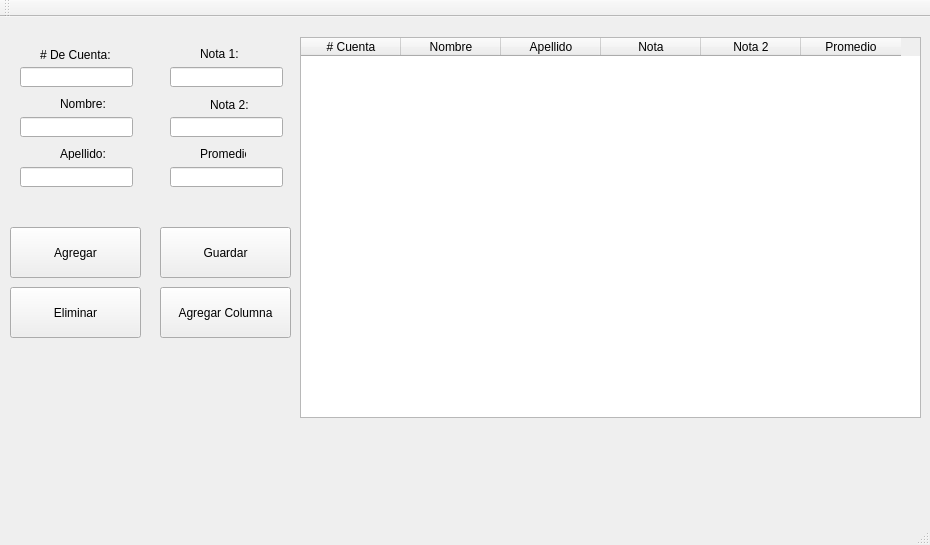
<?xml version="1.0" encoding="UTF-8"?>
<ui version="4.0">
 <class>MainWindow</class>
 <widget class="QMainWindow" name="MainWindow">
  <property name="geometry">
   <rect>
    <x>0</x>
    <y>0</y>
    <width>930</width>
    <height>545</height>
   </rect>
  </property>
  <property name="windowTitle">
   <string>MainWindow</string>
  </property>
  <widget class="QWidget" name="centralWidget">
   <widget class="QTableWidget" name="twTable">
    <property name="geometry">
     <rect>
      <x>300</x>
      <y>20</y>
      <width>621</width>
      <height>381</height>
     </rect>
    </property>
    <property name="toolTip">
     <string>&lt;html&gt;&lt;head/&gt;&lt;body&gt;&lt;p&gt;click en el titulo para ordenarlo&lt;/p&gt;&lt;/body&gt;&lt;/html&gt;</string>
    </property>
    <column>
     <property name="text">
      <string># Cuenta</string>
     </property>
     <property name="whatsThis">
      <string/>
     </property>
    </column>
    <column>
     <property name="text">
      <string>Nombre</string>
     </property>
    </column>
    <column>
     <property name="text">
      <string>Apellido</string>
     </property>
    </column>
    <column>
     <property name="text">
      <string>Nota</string>
     </property>
    </column>
    <column>
     <property name="text">
      <string>Nota 2</string>
     </property>
    </column>
    <column>
     <property name="text">
      <string>Promedio</string>
     </property>
    </column>
   </widget>
   <widget class="QPushButton" name="bAddRow">
    <property name="geometry">
     <rect>
      <x>10</x>
      <y>210</y>
      <width>131</width>
      <height>51</height>
     </rect>
    </property>
    <property name="text">
     <string>Agregar</string>
    </property>
    <property name="icon">
     <iconset resource="Iconos.qrc">
      <normaloff>:/new/icons/Resources/add</normaloff>:/new/icons/Resources/add</iconset>
    </property>
   </widget>
   <widget class="QPushButton" name="bDeleteRow">
    <property name="geometry">
     <rect>
      <x>10</x>
      <y>270</y>
      <width>131</width>
      <height>51</height>
     </rect>
    </property>
    <property name="text">
     <string>Eliminar</string>
    </property>
    <property name="icon">
     <iconset resource="Iconos.qrc">
      <normaloff>:/new/icons/Resources/delete</normaloff>:/new/icons/Resources/delete</iconset>
    </property>
   </widget>
   <widget class="QPushButton" name="bSaveData">
    <property name="geometry">
     <rect>
      <x>160</x>
      <y>210</y>
      <width>131</width>
      <height>51</height>
     </rect>
    </property>
    <property name="text">
     <string>Guardar</string>
    </property>
    <property name="icon">
     <iconset resource="Iconos.qrc">
      <normaloff>:/new/icons/Resources/save</normaloff>:/new/icons/Resources/save</iconset>
    </property>
   </widget>
   <widget class="QLineEdit" name="leNumeraCuenta">
    <property name="geometry">
     <rect>
      <x>20</x>
      <y>50</y>
      <width>113</width>
      <height>20</height>
     </rect>
    </property>
    <property name="alignment">
     <set>Qt::AlignCenter</set>
    </property>
   </widget>
   <widget class="QLineEdit" name="leNombre">
    <property name="geometry">
     <rect>
      <x>20</x>
      <y>100</y>
      <width>113</width>
      <height>20</height>
     </rect>
    </property>
    <property name="alignment">
     <set>Qt::AlignCenter</set>
    </property>
   </widget>
   <widget class="QLineEdit" name="leApellido">
    <property name="geometry">
     <rect>
      <x>20</x>
      <y>150</y>
      <width>113</width>
      <height>20</height>
     </rect>
    </property>
    <property name="alignment">
     <set>Qt::AlignCenter</set>
    </property>
   </widget>
   <widget class="QLabel" name="lblNumeroCuenta">
    <property name="geometry">
     <rect>
      <x>40</x>
      <y>30</y>
      <width>71</width>
      <height>16</height>
     </rect>
    </property>
    <property name="text">
     <string># De Cuenta:</string>
    </property>
   </widget>
   <widget class="QLabel" name="lblNombre">
    <property name="geometry">
     <rect>
      <x>60</x>
      <y>80</y>
      <width>46</width>
      <height>13</height>
     </rect>
    </property>
    <property name="text">
     <string>Nombre:</string>
    </property>
   </widget>
   <widget class="QLabel" name="lblApellido">
    <property name="geometry">
     <rect>
      <x>60</x>
      <y>130</y>
      <width>46</width>
      <height>13</height>
     </rect>
    </property>
    <property name="text">
     <string>Apellido:</string>
    </property>
   </widget>
   <widget class="QPushButton" name="bAddColumna">
    <property name="geometry">
     <rect>
      <x>160</x>
      <y>270</y>
      <width>131</width>
      <height>51</height>
     </rect>
    </property>
    <property name="text">
     <string>Agregar Columna</string>
    </property>
    <property name="icon">
     <iconset resource="Iconos.qrc">
      <normaloff>:/new/icons/Resources/add</normaloff>:/new/icons/Resources/add</iconset>
    </property>
   </widget>
   <widget class="QLineEdit" name="leNota2">
    <property name="geometry">
     <rect>
      <x>170</x>
      <y>100</y>
      <width>113</width>
      <height>20</height>
     </rect>
    </property>
    <property name="alignment">
     <set>Qt::AlignCenter</set>
    </property>
   </widget>
   <widget class="QLineEdit" name="leNota1">
    <property name="geometry">
     <rect>
      <x>170</x>
      <y>50</y>
      <width>113</width>
      <height>20</height>
     </rect>
    </property>
    <property name="alignment">
     <set>Qt::AlignCenter</set>
    </property>
   </widget>
   <widget class="QLabel" name="lblNota1">
    <property name="geometry">
     <rect>
      <x>200</x>
      <y>30</y>
      <width>46</width>
      <height>13</height>
     </rect>
    </property>
    <property name="text">
     <string>Nota 1:</string>
    </property>
   </widget>
   <widget class="QLabel" name="lblNota2">
    <property name="geometry">
     <rect>
      <x>210</x>
      <y>80</y>
      <width>51</width>
      <height>16</height>
     </rect>
    </property>
    <property name="text">
     <string>Nota 2:</string>
    </property>
   </widget>
   <widget class="QLabel" name="lblPromedio">
    <property name="geometry">
     <rect>
      <x>200</x>
      <y>130</y>
      <width>46</width>
      <height>13</height>
     </rect>
    </property>
    <property name="text">
     <string>Promedio: </string>
    </property>
   </widget>
   <widget class="QLineEdit" name="lePromedio">
    <property name="geometry">
     <rect>
      <x>170</x>
      <y>150</y>
      <width>113</width>
      <height>20</height>
     </rect>
    </property>
    <property name="alignment">
     <set>Qt::AlignCenter</set>
    </property>
    <property name="readOnly">
     <bool>true</bool>
    </property>
   </widget>
  </widget>
  <widget class="QMenuBar" name="menuBar">
   <property name="geometry">
    <rect>
     <x>0</x>
     <y>0</y>
     <width>930</width>
     <height>21</height>
    </rect>
   </property>
  </widget>
  <widget class="QToolBar" name="mainToolBar">
   <attribute name="toolBarArea">
    <enum>TopToolBarArea</enum>
   </attribute>
   <attribute name="toolBarBreak">
    <bool>false</bool>
   </attribute>
  </widget>
  <widget class="QStatusBar" name="statusBar"/>
 </widget>
 <layoutdefault spacing="6" margin="11"/>
 <resources>
  <include location="Iconos.qrc"/>
 </resources>
 <connections/>
</ui>
